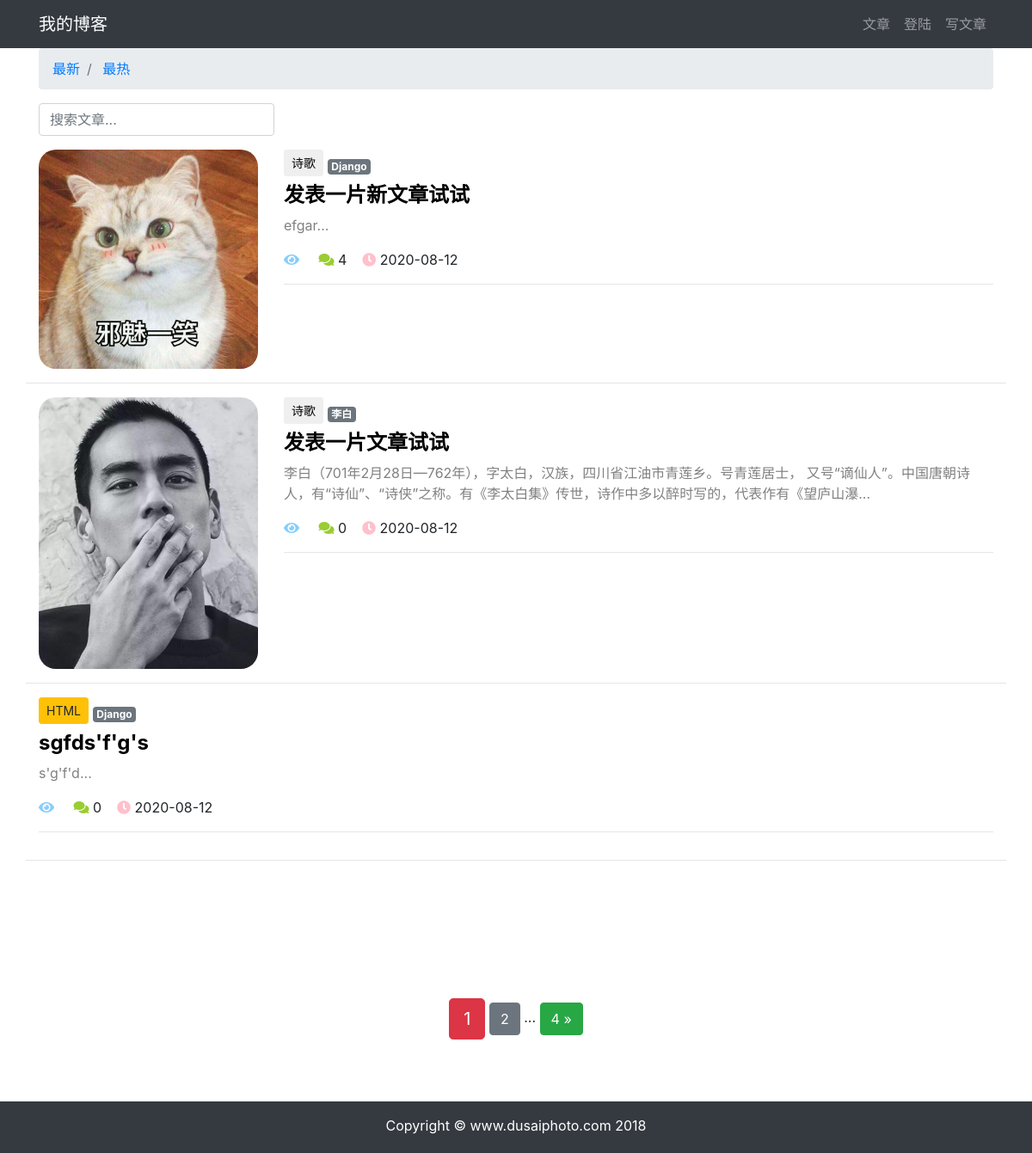
The app's page /article-list/ with its own data.
### article/models.py (models this page shows, shortened)
class ArticlePost(models.Model):
    author = models.ForeignKey(User, on_delete=models.CASCADE)
    title = models.CharField(max_length=100)
    body = models.TextField()
    created = models.DateTimeField(default=timezone.now)
    updated = models.DateTimeField(auto_now=True)
    total_views = models.PositiveIntegerField(default=0)
    tags = TaggableManager(blank=True)
    column = models.ForeignKey(
        ArticleColumn,
        null=True,
        blank=True,
        on_delete=models.CASCADE,
        related_name='article'
    )
    class Meta:
        ordering = ('-created',)
    avatar = models.ImageField(upload_to='article/%Y%m%d/', blank=True)

class ArticleColumn(models.Model):
    title = models.CharField(max_length=100, blank=True)
    created = models.DateTimeField(default=timezone.now)
    def __str__(self):
        return self.title

### article/views.py (the view)
# urls.py: path('article-list/', views.article_list, name='article_list'),
def article_list(request):
    search = request.GET.get('search')
    order = request.GET.get('order')
    column = request.GET.get('column')
    tag = request.GET.get('tag')
    article_list = ArticlePost.objects.all()
    if search:
        article_list = article_list.filter(
            Q(title__icontains=search) |
            Q(body__icontains=search)
        )
    else:
        search = ''
    if column is not None and column.isdigit():
        article_list = article_list.filter(column=column)
    if tag and tag != 'None':
        article_list = article_list.filter(tags__name__in=[tag])
    if order == 'total_views':
        article_list = article_list.order_by('-total_views')
    paginator = Paginator(article_list, 3)
    page = request.GET.get('page')
    articles = paginator.get_page(page)
    context = {
        'articles': articles,
        'order': order,
        'search': search,
        'column': column,
        'tag': tag,
    }
    return render(request, 'article/list.html', context)

### templates/article/list.html (shortened to what this page needs)
{% extends "base.html" %}
{% load static %}
{% block content %}
<div class="container">
    <nav aria-label="breadcrumb">
        <ol class="breadcrumb">
            <li class="breadcrumb-item">
                <a href="{% url 'article_list' %}?search={{ search }}&column={{ column }}&tag={{ tag }}">
                    最新
                </a>
            </li>
            <li class="breadcrumb-item">
                <a href="{% url 'article_list' %}?order=total_views&search={{ search }}&column={{ column }}&tag={{ tag }}">
                    最热
                </a>
            </li>
        </ol>
    </nav>
    <div class="row">
        <div class="col-auto mr-auto">
            <form class="form-check-inline">
                <input type="text"
                       class="form-control mb-2 mr-sm-2"
                       name="search"
                       placeholder="搜索文章..."
                       required
                >
            </form>
        </div>
    </div>
    <div class="row mt-2">
        {% for article in articles %}
            {% if article.avatar %}
                <div class="col-3">
                    <img src="{{ article.avatar.url }}"
                         alt="avatar"
                         style="max-width:100%; border-radius: 20px"
                    >
                </div>
            {% endif %}
            <div class="col">
                {% if article.column %}
                    <button type="button"
                        class="btn btn-sm mb-2
                            {% if article.column.title == 'Django' %}
                                btn-success
                            {% elif article.column.title == 'Java' %}
                                btn-danger
                            {% elif article.column.title == 'HTML' %}
                                btn-warning
                            {% endif %}
                        "
                    >
                        {{ article.column }}
                    </button>
                {% endif %}
                <span>
                    {% for tag in article.tags.all %}
                        <a href="#"
                           class="badge badge-secondary"
                        >
                            {{ tag }}
                        </a>
                    {% endfor %}
                </span>
                <h4>
                    <b>
                        <a href="{% url 'article_detail' article.id %}"
                           style="color: black;"
                        >
                            {{ article.title }}
                        </a>
                    </b>
                </h4>
                <div>
                    <p style="color: gray;">
                        {{ article.body|slice:'100' }}...
                    </p>
                </div>
                <p>
                    <span>
                        <i class="fas fa-eye" style="color: lightskyblue;"></i>
                    </span>
                    <span>
                        <i class="fas fa-comments" style="color: yellowgreen;"></i>
                        {{ article.comments.count }}&nbsp;&nbsp;&nbsp;
                    </span>
                    <span>
                        <i class="fas fa-clock" style="color: pink;"></i>
                        {{ article.created|date:'Y-m-d' }}
                    </span>
                </p>
                <hr>
            </div>
            <hr style="width: 100%;"/>
        {% endfor %}
    </div>
</div>
    <br />
    <br />
    <br />
    <br />
    <br />
    <br />
<div class="pagination row">
    <div class="m-auto">
        <span class="step-links">
            <span class="current btn btn-danger btn-lg">
                {{ articles.number }}
            </span>
            {% if articles.has_next %}
                <a href="?page={{ articles.next_page_number }}&order={{ order }}&search={{ search }}&column={{ column }}&tag={{ tag }}" class="btn btn-secondary">{{ articles.next_page_number }}</a>
                <span>...</span>
                <a href="?page={{ articles.paginator.num_pages }}&order={{ order }}&search={{ search }}&column={{ column }}&tag={{ tag }}" class="btn btn-success">{{ articles.paginator.num_pages }} &raquo;</a>
            {% endif %}
        </span>
    </div>
</div>
{% endblock content %}

### templates/base.html (shortened to what this page needs)
{% load static %}
<!DOCTYPE html>
<html lang="zh-cn">
<head>
    <link rel="stylesheet" href="{% static 'bootstrap/css/bootstrap.min.css' %}">
    <link rel="stylesheet" href="{% static 'md_css/monokai.css' %}">
    <link
      rel="stylesheet"
      href="https://cdn.jsdelivr.net/npm/@fortawesome/fontawesome-free@5.14.0/css/all.min.css"
    >
</head>
<body>
    {% include 'header.html' %}
    <div id="wrapper">
        {% block content %}{% endblock content %}
        <div id="push"></div>
    </div>
    {% include 'footer.html' %}
    {% include 'back_to_top_func.html' %}
</body>
</html>

### templates/header.html (shortened to what this page needs)
<nav class="navbar navbar-expand-lg navbar-dark bg-dark">
  <div class="container">
    <a class="navbar-brand" href="#">我的博客</a>
    <div>
      <ul class="navbar-nav">
        <li class="nav-item">
          <a class="nav-link" href="{% url 'article_list' %}">文章</a>
        </li>
        {% if user.is_authenticated %}
            <li class="nav-item dropdown">
                <a class="nav-link dropdown-toggle" href="#" id="navbarDropdown" role="button" data-toggle="dropdown" aria-haspopup="true" aria-expanded="false">
                    {{ user.username }}
                </a>
                <div class="dropdown-menu" aria-labelledby="navbarDropdown">
                    <a class="dropdown-item" href="#" onclick="user_delete()">删除用户</a>
                    <a class="dropdown-item" href="{% url 'userprofile:logout' %}">退出登陆</a>
                    <a class="dropdown-item" href='{% url "userprofile:edit" user.id %}'>个人信息</a>
                </div>
            </li>
        {% else %}
            <li class="nav-item">
                <a class="nav-link" href="{% url 'userprofile:login' %}">登陆</a>
            </li>
        {% endif %}
        <li class="nav-item">
          <a class="nav-link" href="{% url 'article_create' %}">写文章</a>
        </li>
      </ul>
    </div>
  </div>
</nav>

### templates/footer.html
<div>
    <br><br><br>
</div>
<footer class="py-3 bg-dark" id="footer">
    <div class="container">
        <p class="m-0 text-center text-white">Copyright &copy; www.dusaiphoto.com 2018</p>
    </div>
</footer>

### templates/back_to_top_func.html (shortened to what this page needs)
<!DOCTYPE html>
<html lang="en">
<head>
</head>
<body>
</body>
</html>

### templates/base.html (style rules this page uses)
html, body { height: 100%; margin: 0; }
#wrapper { min-height: 100%; margin-bottom: -60px; }
#footer, #push { height: 60px; }

### records on screen
ArticlePost: avatar (picture), column "诗歌", title "发表一片新文章试试", body "efgar", comments.count "4", created "2020-08-12"
Tag: name "Django"
ArticlePost: avatar (picture), column "诗歌", title "发表一片文章试试", body "李白（701年2月28日—762年），字太白，汉族，四川省江油市青莲乡。号青莲居士， 又号“谪仙人”。中国唐朝诗人，有“诗仙”、“诗侠”之称。有《李太白集》传世，诗作中多以醉时写的，代表作有《望庐山瀑", comments.count "0", created "2020-08-12"
Tag: name "李白"
ArticlePost: column "HTML", title "sgfds'f'g's", body "s'g'f'd", comments.count "0", created "2020-08-12"

### other values on screen
{{ articles.number }} "1"
{{ articles.next_page_number }} "2"
{{ articles.paginator.num_pages }} "4"
